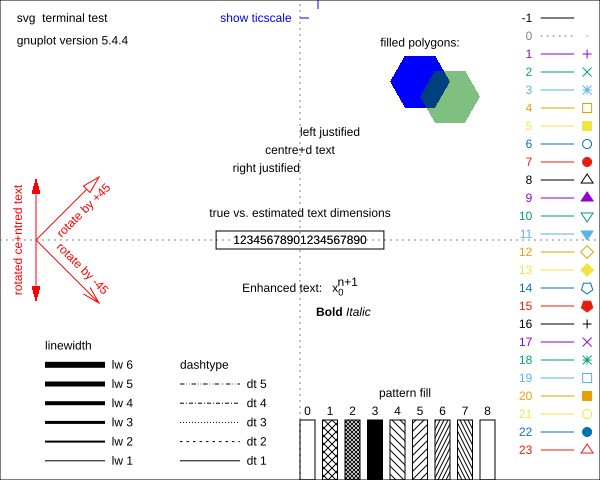

Source code (gnuplot):
set terminal svg
set output "gnuplot-test.svg"
test
